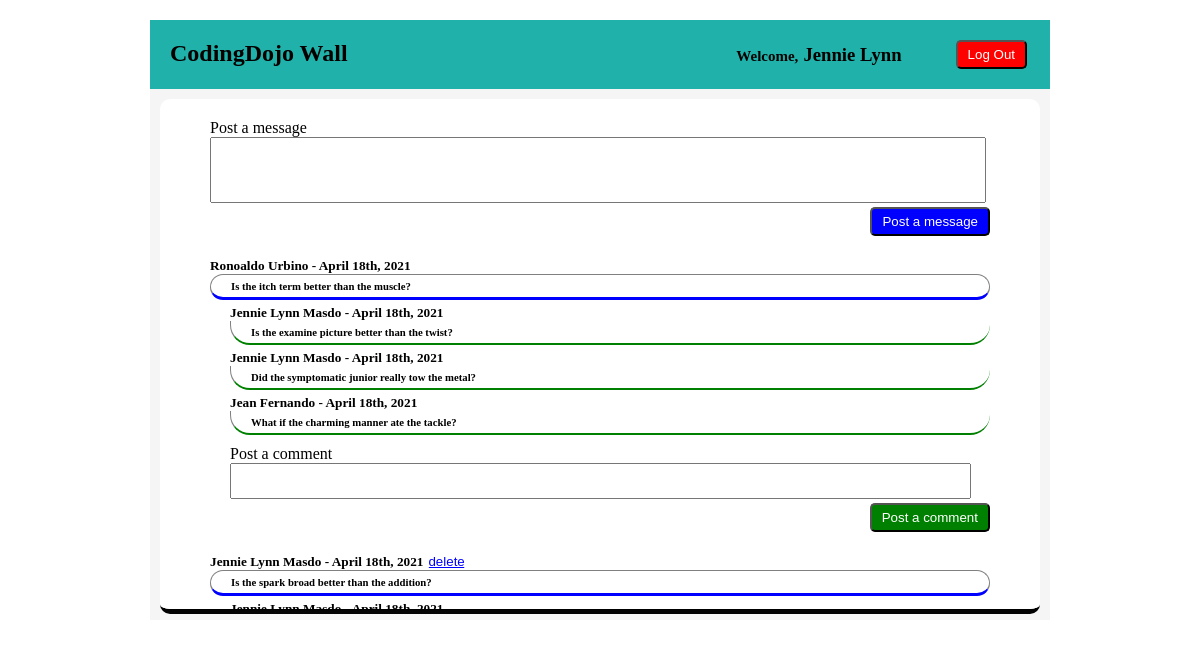
The app's page /main.php (signed in) with its own data.
### tables this page shows
CREATE TABLE `users` (
  `id` int NOT NULL AUTO_INCREMENT,
  `first_name` varchar(255) DEFAULT NULL,
  `last_name` varchar(255) DEFAULT NULL,
  `email` varchar(255) DEFAULT NULL,
  `password` varchar(255) DEFAULT NULL,
  `date_created` datetime DEFAULT NULL,
  `date_updated` datetime DEFAULT NULL,
  PRIMARY KEY (`id`)
);

CREATE TABLE `messages` (
  `id` int NOT NULL AUTO_INCREMENT,
  `user_id` int DEFAULT NULL,
  `message` text,
  `date_created` datetime DEFAULT NULL,
  `date_updated` datetime DEFAULT NULL,
  PRIMARY KEY (`id`)
);

CREATE TABLE `comments` (
  `id` int NOT NULL AUTO_INCREMENT,
  `message_id` int DEFAULT NULL,
  `user_id` int DEFAULT NULL,
  `comment` text,
  `date_created` datetime DEFAULT NULL,
  `date_updated` datetime DEFAULT NULL,
  PRIMARY KEY (`id`)
);

### new_connection.php (called while the page is built, shortened)
<?php
$connection = new mysqli(DB_HOST, DB_USER, DB_PASS, DB_DATABASE);
function run_mysql_query($query)
{
    global $connection;
    $result = mysqli_query($connection, $query);
    if(preg_match("/insert/i", $query))
    {
        mysqli_insert_id($connection);
    }
    elseif(preg_match("/select/i", $query))
    {
        $account_data = array();
        foreach($result as $data)
        {
            $account_data[] = $data;
        }
        return $account_data;
    }
    elseif(preg_match("/delete/i", $query))
    {
        mysqli_query($connection, $query);
    }
}
?>

### main.php (the view, shortened to what this page needs)
<!DOCTYPE html>
<html lang="en">
    <head>
        <link rel="stylesheet" type="text/css" href="main_style.css">
    </head>
    <body>
        <?php
        require_once('new_connection.php');
        $user_id = $_SESSION['user_id'];
        $query = "SELECT * FROM users WHERE users.id = '{$user_id}';";
        $account_data = run_mysql_query($query);
        if($_SESSION['process'] == "register")
        {
            ?>
            <div class="registration_container">
                <h1>Registration Successful!</h1>
                <h3>Thank you for submitting your information</h3>
                <h2><?= $account_data[0]['first_name'] . " " . $account_data[0]['last_name'] ?></h2>
                <h4>An email confirmation will be sent to your registered E-mail (<?= $account_data[0]['email'] ?>).
                For our validation. Thank you...</h4>
                <form action="process.php" method="post">
                    <input type="hidden" name="process" value="return">
                    <input type="submit" id="return" value="Return">
                </form>
            </div>
            <?php
        }
        elseif($_SESSION['process'] == "login")
        {
            ?>
            <div class="login_container">
                <div class="account_page">
                    <h2>CodingDojo Wall</h2>
                    <h3><p>Welcome,</p><?= $account_data[0]['first_name'] ?></h3>
                    <form action="process.php" method="post">
                        <input type="submit" id="logout" value="Log Out">
                    </form>
                </div>
                <div class="message_page">
                    <form action="process.php" method="post">
                        <p>Post a message</p>
                        <textarea id="message" name="message" rows="4" cols="100"></textarea>
                        <input type="submit" id="post" value="Post a message">
                    </form>
                    <?php
                    $query = "SELECT * FROM messages;";
                    $message_data = run_mysql_query($query);
                    foreach($message_data as $message)
                    {
                        $message_user_id = $message['user_id'];
                        $message_id = $message['id'];
                        $user_query = "SELECT * FROM users WHERE users.id = '{$message_user_id}';";
                        $user_data = run_mysql_query($user_query);
                        $date_query = "SELECT MONTHNAME(date_created) AS month, DAY(date_created) AS day, YEAR(date_created)
                                       AS year FROM messages WHERE messages.id = '{$message_id}';";
                        $date = run_mysql_query($date_query);
                        $ordinals = "";
                        if($date[0]['day'] == 1 || $date[0]['day'] == 21 || $date[0]['day'] == 31)
                        {
                            $ordinals = "st";
                        }
                        elseif($date[0]['day'] == 2 || $date[0]['day'] == 22)
                        {
                            $ordinals = "nd";
                        }
                        elseif($date[0]['day'] == 3 || $date[0]['day'] == 23)
                        {
                            $ordinals = "rd";
                        }
                        else
                        {
                            $ordinals = "th";
                        }
                        ?>
                        <h5><?= $user_data[0]['first_name'] . " " . $user_data[0]['last_name'] . " - " .
                        $date[0]['month'] . " " . $date[0]['day'] . "" . $ordinals . ", " . $date[0]['year'] ?></h5>
                        <?php
                        if($message_user_id == $user_id)
                        {
                            ?>
                            <form action="process.php" method="post">
                                <input type="submit" id="delete" value="delete">
                            </form>
                            <?php
                        }
                        ?>
                        <h6><?= $message['message'] ?></h6>
                        <div class="reply_container">
                            <?php
                            $comment_query = "SELECT * FROM comments WHERE message_id = '{$message_id}';";
                            $comment_data = run_mysql_query($comment_query);
                            foreach($comment_data as $comment)
                            {
                                $comment_user_id = $comment['user_id'];
                                $comment_id = $comment['id'];
                                $user_query = "SELECT * FROM users WHERE users.id = '{$comment_user_id}';";
                                $user_data = run_mysql_query($user_query);
                                $date_query = "SELECT MONTHNAME(date_created) AS month, DAY(date_created) AS day, YEAR(date_created)
                                            AS year FROM comments WHERE comments.id = '{$comment_id}';";
                                $date = run_mysql_query($date_query);
                                $ordinals = "";
                                if($date[0]['day'] == 1 || $date[0]['day'] == 21 || $date[0]['day'] == 31)
                                {
                                    $ordinals = "st";
                                }
                                elseif($date[0]['day'] == 2 || $date[0]['day'] == 22)
                                {
                                    $ordinals = "nd";
                                }
                                elseif($date[0]['day'] == 3 || $date[0]['day'] == 23)
                                {
                                    $ordinals = "rd";
                                }
                                else
                                {
                                    $ordinals = "th";
                                }
                                ?>
                                <h5><?= $user_data[0]['first_name'] . " " . $user_data[0]['last_name'] . " - " .
                                $date[0]['month'] . " " . $date[0]['day'] . "" . $ordinals . ", " . $date[0]['year'] ?></h5>
                                <h6><?= $comment['comment'] ?></h6>
                                <?php
                            }
                            ?>
                            <form action="process.php" method="post">
                                <p>Post a comment</p>
                                <textarea id="comment" name="comment" rows="2" cols="100"></textarea>
                                <input type="submit" id="post_comment" value="Post a comment">
                            </form>
                        </div>
                        <?php
                    }
                    ?>
                </div>
            </div>
            <?php
        }
        ?>
    </body>
</html>

### main_style.css (style rules this page uses)
.registration_container h1, h2, h3, h4 { display: block; text-align: center; }
input { display: block; margin: auto; margin-top: 50px; padding: 5px 10px; text-align: center; background-color: red; color: white; border-radius: 5px; }
.login_container { display: block; margin: 20px auto; background-color: whitesmoke; height: 600px; width: 900px; }
.account_page { display: block; background-color: lightseagreen; padding: 20px; }
.account_page h3 { display: inline-block; width: 550px; margin: 0px; margin-right: 50px; text-align: right; }
.account_page p { display: inline-block; text-align: left; font-size: 15px; margin: 0px; margin-right: 5px; }
.account_page h2 { display: inline-block; margin: 0px; }
.account_page form { display: inline-block; vertical-align: top; }
#logout { margin: 0px; display: inline-block; cursor: pointer; }
.message_page { display: inline-block; width: 780px; height: 480px; margin: 10px; background-color: white; border-radius: 10px; padding: 20px 50px 10px 50px; vertical-align: top; overflow: auto; border-bottom: 5px solid black; }
#message { width: 770px; overflow: auto; overflow-wrap: break-word; resize: none; }
.message_page p { display: inline-block; margin: 0px; margin-bottom: 0px; }
#post { display: block; background-color: blue; margin: 0px; margin-left: auto; cursor: pointer; }
.message_page h5 { display: inline-block; margin-bottom: 0px; }
.message_page form { display: inline-block; }
.message_page h6 { margin-top: 0px; margin-bottom: 0px; padding-left: 20px; padding-top: 5px; padding-bottom: 5px; padding: 5px 20px; text-align: justify; border: 1px solid gray; border-bottom: 3px solid blue; border-radius: 20px; }
#delete { display: inline-block; margin: 0px; padding: 0px; text-decoration: underline; background-color: white; cursor: pointer; color: blue; border: 1px solid white; border-color: white; }
.reply_container { display: block; }
.reply_container p { margin-top: 10px; margin-left: 20px; }
.reply_container textarea { margin-left: 20px; width: 735px; overflow: auto; overflow-wrap: break-word; resize: none; }
#post_comment { display: block; background-color: green; margin: 0px; margin-left: auto; cursor: pointer; }
.reply_container h5 { margin-top: 5px; margin-left: 20px; }
.reply_container h6 { margin-left: 20px; border-top: 0px; border-right: 0px; border-bottom: 2px solid green; border-top-left-radius: 0px; border-top-right-radius: 0px; }

### records on screen
users: first_name "Jennie Lynn"
messages: user.first_name "Ronoaldo", user.last_name "Urbino", month "April", day "18", ordinals "th", year "2021", message "Is the itch term better than the muscle?"
comments: user.first_name "Jennie Lynn", user.last_name "Masdo", month "April", day "18", ordinals "th", year "2021", comment "Is the examine picture better than the twist?"
comments: user.first_name "Jennie Lynn", user.last_name "Masdo", month "April", day "18", ordinals "th", year "2021", comment "Did the symptomatic junior really tow the metal?"
comments: user.first_name "Jean", user.last_name "Fernando", month "April", day "18", ordinals "th", year "2021", comment "What if the charming manner ate the tackle?"
messages: user.first_name "Jennie Lynn", user.last_name "Masdo", month "April", day "18", ordinals "th", year "2021", message "Is the spark broad better than the addition?"
comments: user.first_name "Jennie Lynn", user.last_name "Masdo", month "April", day "18", ordinals "th", year "2021"
